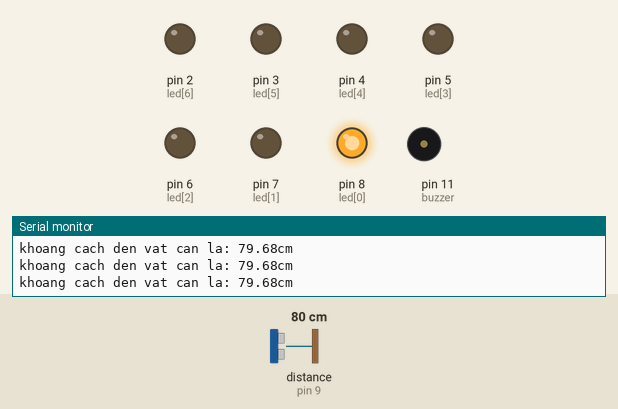
This sketch was run on a simulated Arduino Uno, built with avr-gcc and run on an emulated ATmega328P. Shown: output pins drawn as LEDs (lit = HIGH), buzzer (waves = sounding, pin HIGH), the last lines printed to the serial monitor. Wiring (inferred from the names in the program): ultrasonic range finder: trigger pin 10; echo pin 9. The test bench sets the inputs (shaded band); at power-on: distance to the obstacle (sensor on pin 9) 80 cm. The echo pulse lasts 58.3 µs per cm; pins used as bus, display or sensor lines are not drawn.

Above: at 1.2 s.
1.3 s: distance to the obstacle (sensor on pin 9) set to 2 cm
At 1.51 s:
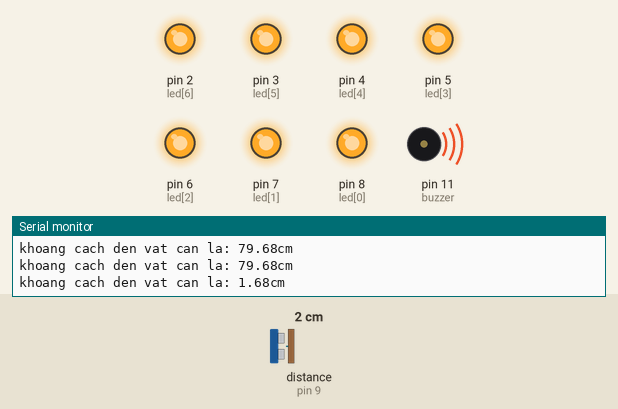
4.3 s: distance to the obstacle (sensor on pin 9) set to 4 cm
7.3 s: distance to the obstacle (sensor on pin 9) set to 7 cm
At 8.0 s:
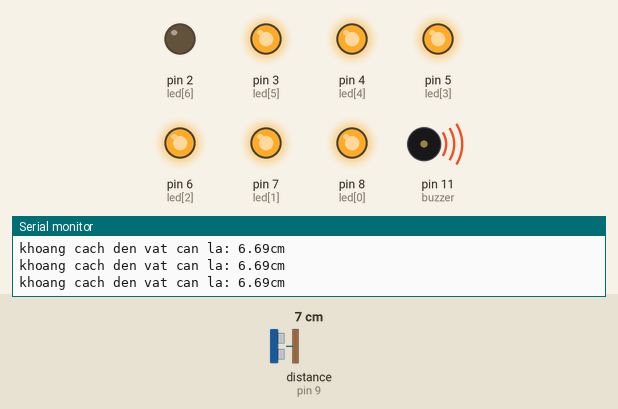
8.9 s: distance to the obstacle (sensor on pin 9) set to 9 cm
11.9 s: distance to the obstacle (sensor on pin 9) set to 12 cm
At 12.8 s:
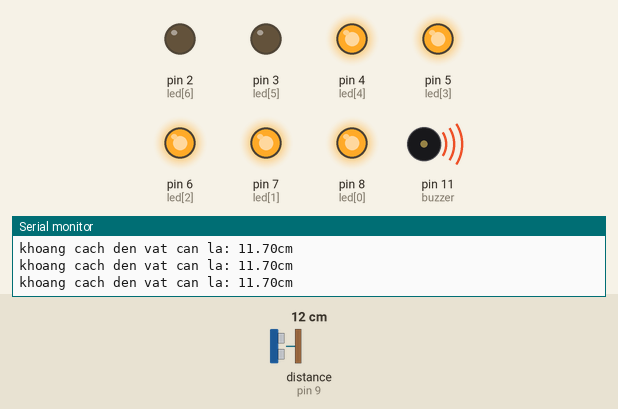
13.4 s: distance to the obstacle (sensor on pin 9) set to 14 cm
14.9 s: distance to the obstacle (sensor on pin 9) set to 18 cm
At 16.3 s:
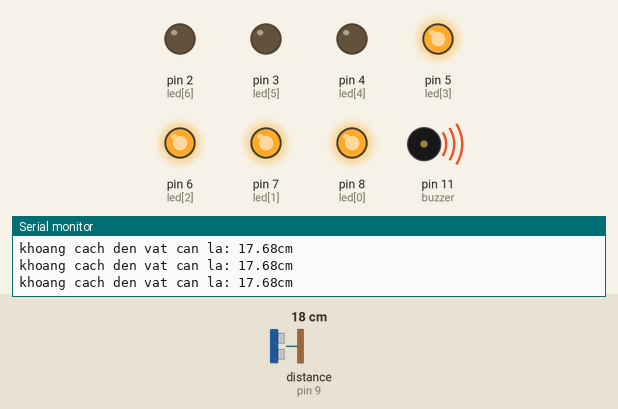
Timing chart, 0 to 17.4 s (numbered marks = the images above; inputs shaded):
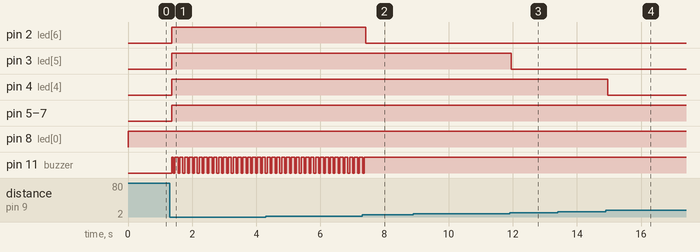

The sketch:

BLKLab_PRJ50_Cam_Bien_Tiem_Can_Canh_Bao_Muc_Nuoc_Trong_Be.ino
```cpp
int trig=10,                                        //Khai báo chân phát và thu tín hiệu của cảm biến
    echo=9;
int buzzer=11,                                     //Khai báo chân điều khiển còi
    level=0;                                       //Biến lưu mức cảnh báo
int led[]={8,7,6,5,4,3,2};                         //Mảng khai báo các chân điều khiển dãy đèn cảnh báo
void setup() {
  pinMode(trig,OUTPUT);                            //Cài đặt chức năng cho các chân đã khai báo
  pinMode(echo,INPUT);
  pinMode(buzzer,OUTPUT);
  for(int i=0;i<7;i++){
    pinMode(led[i],OUTPUT);
  }
  Serial.begin(9600);                               //Khởi tạo giao tiếp giữa Arduino và máy tính
}
void loop() {
  digitalWrite(trig,0);                             //Tắt chân phát tín hiệu khi bắt đầu chương trình
  delayMicroseconds(2);                             //Nghỉ 2 micro giây
  digitalWrite(trig,1);                             //Bật chân phát tín hiệu siêu âm trong 10 micro giây
  delayMicroseconds(10);
  digitalWrite(trig,0);                             //Ngắt tín hiệu phát
  long time = pulseIn(echo, HIGH);                  //Đọc thời gian chân echo nhận được tín hiệu từ chân trig dội về
  float kc=((time*0.0343)/2);                       //Dùng công thức vận tốc âm thanh tính ra khoảng cách từ cảm biến đến vật cản
  Serial.print("khoang cach den vat can la: ");     //In ra khoảng cách tính toán được
  Serial.print(kc);
  Serial.println("cm");
  if(kc<5){                   //Khoảng cách từ mặt nước đến cảm biến <5cm -> nước quá đầy -> Mức cảnh báo cao nhất (lv7)
    level=7;
  }
  else if(kc>=5 && kc<10){    //lv6
    level=6;
  }
  else if(kc>=10 && kc<15){   //lv5
    level=5;
  }
  else if(kc>=15 && kc<20){   //lv4
    level=4;
  }
  else if(kc>=20 && kc<25){   //lv3
    level=3;
  }
  else if(kc>=25 && kc<30){   //lv2
    level=2;
  }
  else if(kc>=30){            //lv1
    level=1;
  }
    for(int k=level;k<7;k++){ //Tắt các LED không dùng
    digitalWrite(led[k],0);
  }
   for(int i=0;i<level;i++){  //Bật số LED tương ứng với số level
    digitalWrite(led[i],1);
  }
  if(level==7){
    digitalWrite(buzzer,1);   //Bật còi khi mức cảnh báo chạm lv7
    delay(50);
    digitalWrite(buzzer,0);
    delay(50);
    digitalWrite(buzzer,1);
    delay(50);
  }
}
```

Measured:
- the behaviour switches between 5 and 6 cm on distance to the obstacle (sensor on pin 9) (found by bisection; images 1 and 2)
- the behaviour switches between 10 and 11 cm on distance to the obstacle (sensor on pin 9) (found by bisection; images 2 and 3)
- the behaviour switches between 15 and 16 cm on distance to the obstacle (sensor on pin 9) (found by bisection; images 3 and 4)
- after the input at 1.3 s, pin 2 (led[6]), pin 3 (led[5]), pin 4 (led[4]), pin 5 (led[3]), pin 6 (led[2]), pin 7 (led[1]): LOW → HIGH after 0.06 s; pin 11 (buzzer): alternates HIGH for 0.10 s and LOW for 0.05 s, starting after 0.06 s
- after the input at 7.3 s, pin 2 (led[6]): HIGH → LOW after 0.11 s; pin 11 (buzzer): goes on until 7.4 s, then stays HIGH
- after the input at 11.9 s, pin 3 (led[5]): HIGH → LOW after 0.05 s
- after the input at 14.9 s, pin 4 (led[4]): HIGH → LOW after 0.05 s
